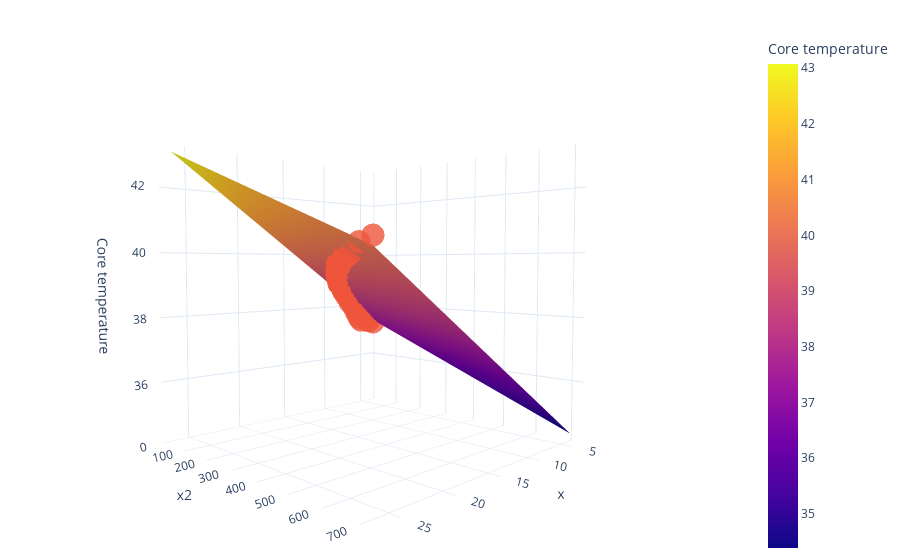

Source (notebook cell):
### Markdown cell above
Es una puntuación R-cuadrado_ mejor que la obtenida con el modelo anterior: ¡genial! Ahora podemos decirle con confianza a nuestro veterinario que dé prioridad a los perros que comieron una dieta rica en proteínas la noche anterior.

Vamos a representar nuestro modelo como un gráfico 3D. Veremos  
X y X2
como dos parámetros separados. Observa que si giras el visual lo justo, nuestro modelo de regresión sigue siendo un plano. Por eso los modelos polinómicos siguen considerándose modelos lineales.

### Code cell
import numpy as np
fig = graphing.surface(
    x_values=np.array([min(dataset.protein_content_of_last_meal), max(dataset.protein_content_of_last_meal)]),
    y_values=np.array([min(dataset.protein_content_of_last_meal)**2, max(dataset.protein_content_of_last_meal)**2]),
    calc_z=lambda x,y: polynomial_model.params[0] + (polynomial_model.params[1] * x) + (polynomial_model.params[2] * y),
    axis_title_x="x",
    axis_title_y="x2",
    axis_title_z="Core temperature"
)
# Add our datapoints to it and display
fig.add_scatter3d(x=dataset.protein_content_of_last_meal, y=dataset.protein_content_of_last_meal**2, z=dataset.core_temperature, mode='markers')
fig.show()

### Figure 1 — Plotly figure (JSON) as saved in the notebook; plotly's stock layout.template omitted (floating-point values rounded to 4 significant figures)
{"data": [{"colorbar": {"title": {"text": "Core temperature"}}, "type": "surface", "x": [3.93, 26.61], "y": [15.44, 708.1], "z": [[37.41, 43.08], [34.39, 40.06]]}, {"mode": "markers", "type": "scatter3d", "x": [7.66, 13.36, 12.9, 13.45, 10.53, 11.17, 16, 10.3, 5.71, 15.38, 18.47, 8.52, 7.36, 7.78, 10.76, 19.94, 5.86, 17.56, 8.14, 22.18, 4.43, 12.29, 4.83, 13.68, 18.52, 7.12, 6.99, 17.39, 10.6, 9.03, 9.54, 13.29, 8.79, 7.72, 15.43, 7.17, 8.9, 19.72, 8.47, 21.73, 5.95, 19.16, 7.28, 11.57, 7.62, 5.33, 15.95, 13.04, 11.96, 8.96, 24.89, 17.45, 23.65, 11.9, 20.52, 6.76, 11.71, 11.51, 11.76, 13.78, 16.51, 26.61, 14.84, 4.99, 9.98, 19.91, 6.5, 8.2, 18.86, 16.26, 3.93, 7.66, 14.68, 6.4, 5.31, 13.52, 7.9, 10.86, 7.91, 21.93, 9.51, 12.79, 9.64, 13.31, 6.45, 9.44, 10.04, 22.78, 11.12, 13.99, 14.22, 15.06, 10, 7.35, 12.18, 15.84, 9.79, 21.3], "y": [58.68, 178.5, 166.4, 180.9, 110.9, 124.8, 256, 106.1, 32.6, 236.5, 341.1, 72.59, 54.17, 60.53, 115.8, 397.6, 34.34, 308.4, 66.26, 492.0, 19.62, 151.0, 23.33, 187.1, 343.0, 50.69, 48.86, 302.4, 112.4, 81.54, 91.01, 176.6, 77.26, 59.6, 238.1, 51.41, 79.21, 388.9, 71.74, 472.2, 35.4, 367.1, 53.0, 133.9, 58.06, 28.41, 254.4, 170.0, 143.0, 80.28, 619.5, 304.5, 559.3, 141.6, 421.1, 45.7, 137.1, 132.5, 138.3, 189.9, 272.6, 708.1, 220.2, 24.9, 99.6, 396.4, 42.25, 67.24, 355.7, 264.4, 15.44, 58.68, 215.5, 40.96, 28.2, 182.8, 62.41, 117.9, 62.57, 480.9, 90.44, 163.6, 92.93, 177.2, 41.6, 89.11, 100.8, 518.9, 123.7, 195.7, 202.2, 226.8, 100, 54.02, 148.4, 250.9, 95.84, 453.7], "z": [38.42, 39.02, 39.15, 39.06, 38.66, 38.61, 39.47, 38.82, 37.78, 39.18, 39.52, 38.58, 38.28, 38.4, 38.65, 39.62, 37.73, 39.37, 37.99, 39.93, 37.61, 38.83, 37.4, 38.99, 39.72, 38.1, 37.6, 39.5, 38.5, 38.27, 38.7, 39.08, 38.29, 38.4, 39.3, 38.38, 38.47, 39.59, 38.13, 39.8, 37.93, 39.67, 38.21, 38.93, 37.8, 37.52, 39.35, 38.92, 38.73, 38.35, 40.17, 39.48, 39.96, 39.03, 39.71, 37.87, 38.93, 38.76, 38.98, 39.07, 39.31, 40.26, 39.2, 37.47, 38.62, 39.74, 37.96, 38.52, 39.59, 39.49, 37.32, 38.3, 39.33, 38.18, 37.79, 38.97, 37.98, 38.93, 37.99, 39.87, 38.51, 39.15, 38.61, 38.95, 37.47, 38.24, 38.77, 39.87, 38.87, 39.09, 39.0, 39.26, 38.68, 37.94, 38.79, 39.49, 38.58, 39.77]}], "layout": {"scene": {"xaxis": {"title": {"text": "x"}}, "yaxis": {"title": {"text": "x2"}}, "zaxis": {"title": {"text": "Core temperature"}}}, "title": {}}}
